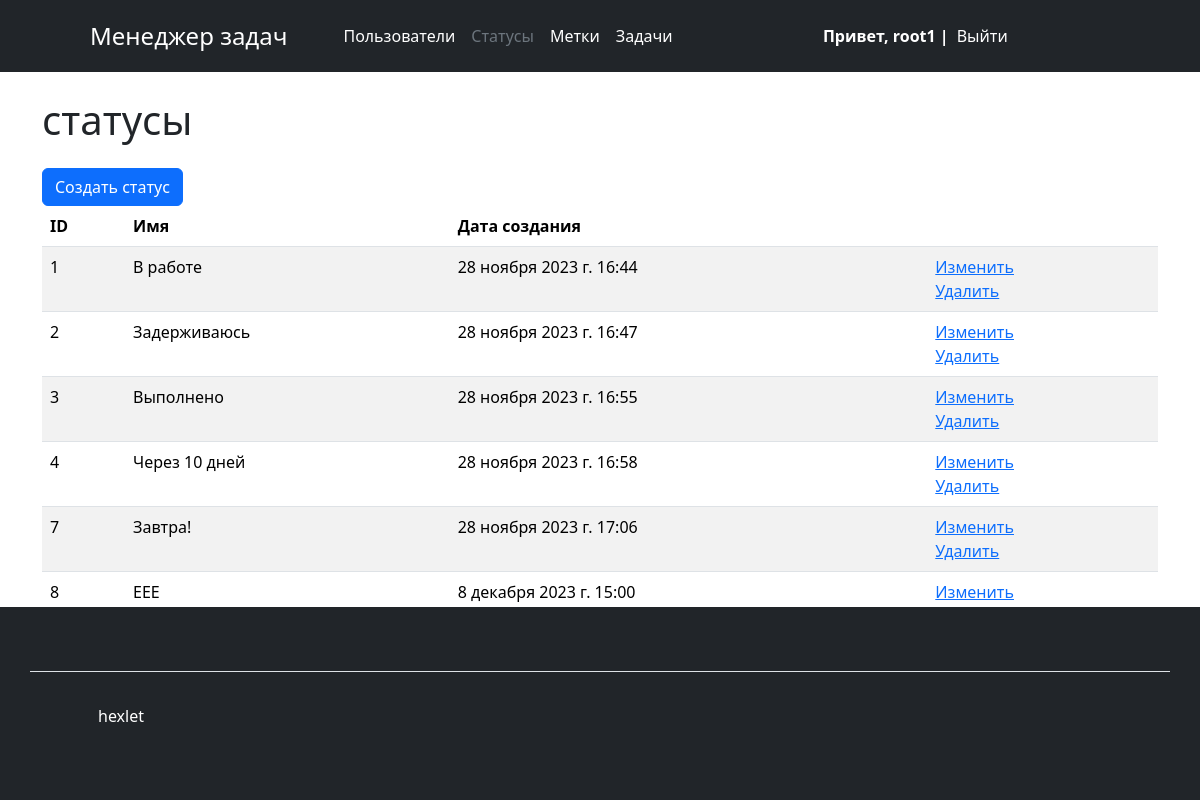
The app's page /statuses/ (signed in), older data.
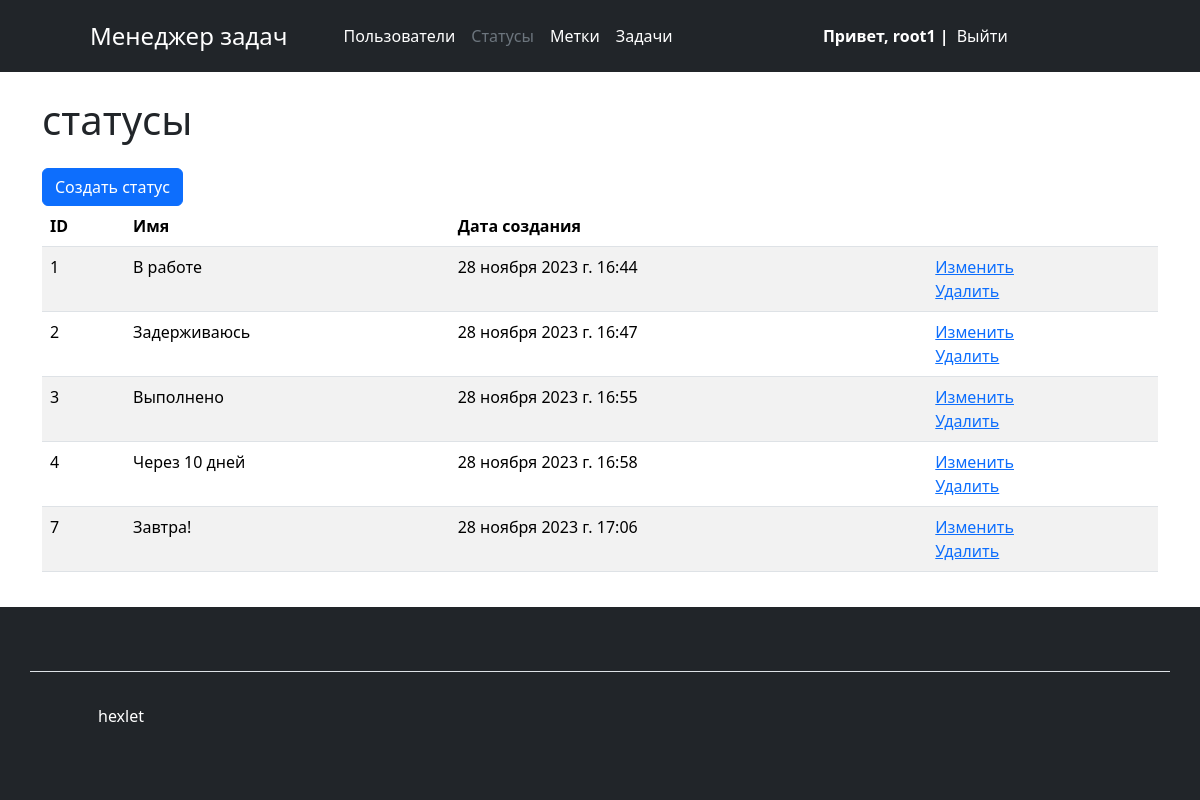
The same page, newer data.
### users/models.py (models this page shows, shortened)
class User(AbstractUser):
    created_at = models.DateTimeField(auto_now_add=True)

### statuses/models.py (models this page shows, shortened)
class Status(models.Model):
    name = models.CharField(max_length=150,
                            unique=True,
                            blank=False,
                            verbose_name=_('Name'),)
    created_at = models.DateTimeField(
        auto_now_add=True,
        verbose_name=_('Creation date')
    )
    class Meta:
        verbose_name = _('Status')
        verbose_name_plural = _('Statuses')

### statuses/views.py (the view)
# urls.py: path('', views.StatusesListView.as_view(), name='all_statuses'),
class StatusesListView(AuthRequiredMixin, ListView):
    template_name = 'statuses/statuses.html'
    model = Status
    context_object_name = 'statuses'
    def get_context_data(self, **kwargs):
        context = super().get_context_data(**kwargs)
        context['logo'] = _('Task Manager')
        context['title'] = _('Task Manager')
        context['current_page'] = 'statuses'
        return context

### task_manager/mixins.py (called while the page is built)
    def dispatch(self, request, *args, **kwargs):
        if not request.user.is_authenticated:
            messages.error(request, self.auth_message)
            return redirect(reverse_lazy('users:login'))
        return super().dispatch(request, *args, **kwargs)

### statuses/templates/statuses/statuses.html
{% extends "base.html" %}
{% load django_bootstrap5 %}
{% load i18n %}
{% block content %}
    <h1 class="my-4">{% trans 'statuses' %}</h1>
    <a class="btn btn-primary" href="{% url 'statuses:status_create' %}">{% trans 'Create status' %}</a>
    <table class="table table-striped table-hover">
        <thead class="thead-dark">
            <tr>
                <th>ID</th>
                <th>{% trans 'Name' %}</th>
                <th>{% trans 'Creation date' %}</th>
                <th></th>
            </tr>
        </thead>
        <tbody>
            {% if statuses %}
                {% for status in statuses %}
                    <tr>
                        <td>{{ status.id }}</td>
                        <td>{{ status.name }}</td>
                        <td>{{ status.created_at }}</td>
                        <td>
                          <a href="{% url 'statuses:status_update' status.id %}">{% trans 'Update' %}</a>
                          <br>
                          <a href="{% url 'statuses:status_delete' status.id %}">{% trans 'Delete' %}</a>
                        </td>
                    </tr>
                {% endfor %}
            {% endif %}
        </tbody>
    </table>
{% endblock %}

### templates/base.html (shortened to what this page needs)
{% load static %}
{% load i18n %}
{% get_current_language as LANGUAGE_CODE %}
{% load django_bootstrap5 %}
<!DOCTYPE html>
<html lang="{{ LANGUAGE_CODE }}">
<head>
  {% bootstrap_css %}
    <link type="text/css" href="{% static 'manager/css/headers.css' %}" rel="stylesheet"/>
    <link type="text/css" href="{% static 'manager/css/style.css' %}" rel="stylesheet"/>
</head>
<body>
{% include "manager/components/header.html" %}
<main class="container wrapper flex-grow-1">
  {% block content %}
  {% endblock %}
</main>
{% include "manager/components/footer.html" %}
</body>
</html>

### manager/templates/manager/components/header.html
{% load i18n %}
<header class="p-3 text-bg-dark">
    <div class="container">
        <div class="d-flex flex-wrap align-items-center justify-content-center justify-content-lg-start">
            <a href="/" class="d-flex  mb-2 mb-lg-0 text-white text-decoration-none" previewlistener="true">
                <svg class="bi me-2" width="40" height="32" role="img" aria-label="Bootstrap">
                    <use xlink:href="#bootstrap"></use>
                </svg>
            </a>
            <a class="navbar-brand fs-4 me-5" href="/" previewlistener="true">{{ logo }}</a>
            <ul class=" nav col-12 col-lg-auto me-lg-auto mb-2 justify-content-center mb-md-0">
                <li>
                    <a href="{% url 'users:users_index' %}"
                       class="nav-link px-2 {% if current_page == 'users_index' %}text-secondary {% else %} text-white {% endif %}">
                        {% trans "Users" %}</a>
                </li>
                {% if user.is_authenticated %}
                <li><a href="{% url 'statuses:all_statuses' %}"
                       class="nav-link px-2 {% if current_page == 'statuses' %}text-secondary {% else %} text-white {% endif %}">{% trans "Statuses" %}</a></li>
                <li><a href="{% url 'labels:all_labels' %}"
                       class="nav-link px-2 {% if current_page == 'labels' %}text-secondary {% else %} text-white {% endif %}">{% trans "Tags" %}</a></li>
                <li><a href="{% url 'tasks:tasks' %}"
                       class="nav-link px-2 {% if current_page == 'tasks' %}text-secondary {% else %} text-white {% endif %}">{% trans "Tasks" %}</a></li>
                {% endif %}
                </ul>
                {% if not user.is_authenticated %}
                <div class="text-end">
                    <a href="{% url 'users:login' %}" class="btn btn-outline-light me-2">{% trans "login" %}</a>
                    <a href="{% url 'users:register' %}" class="btn btn-warning">{% trans "sigh up" %}</a>
                </div>
                {% else %}
                <div class="text-end text-white fw-bold">
                     {% trans 'Hello' %}, {{ user.username }} |
                </div>
                <ul class=" nav col-12 col-lg-auto me-lg-auto mb-2 justify-content-center mb-md-0">
                    <li><a href="{% url 'users:logout' %}" class="nav-link px-2 text-white">{% trans ' logout' %}</a></li>
                </ul>
                {% endif %}
        </div>
    </div>
</header>

### manager/templates/manager/components/footer.html
<footer class="p-3 text-bg-dark fixed-bottom">
    <div class="container my-5 pt-4 border-top">
      <div class="d-flex flex-wrap align-items-center justify-content-center justify-content-lg-start">
        <a href="/" class="d-flex align-items-center mb-2 mb-lg-0 text-white text-decoration-none" previewlistener="true">
          <svg class="bi me-2" width="40" height="32" role="img" aria-label="Bootstrap"><use xlink:href="#bootstrap"></use></svg>
        </a>
        <ul class="nav col-12 col-lg-auto me-lg-auto mb-2 justify-content-center mb-md-0 ">
          <li><a target="_blank" href="https://ru.hexlet.io"  previewlistener="true" class="nav-link px-2 text-white">hexlet</a></li>
        </ul>
      </div>
    </div>
  </footer>

Row changes from the older to the newer data that the page shows:
removed Status: id "8", name "EEE", created_at "8 декабря 2023 г. 15:00"
